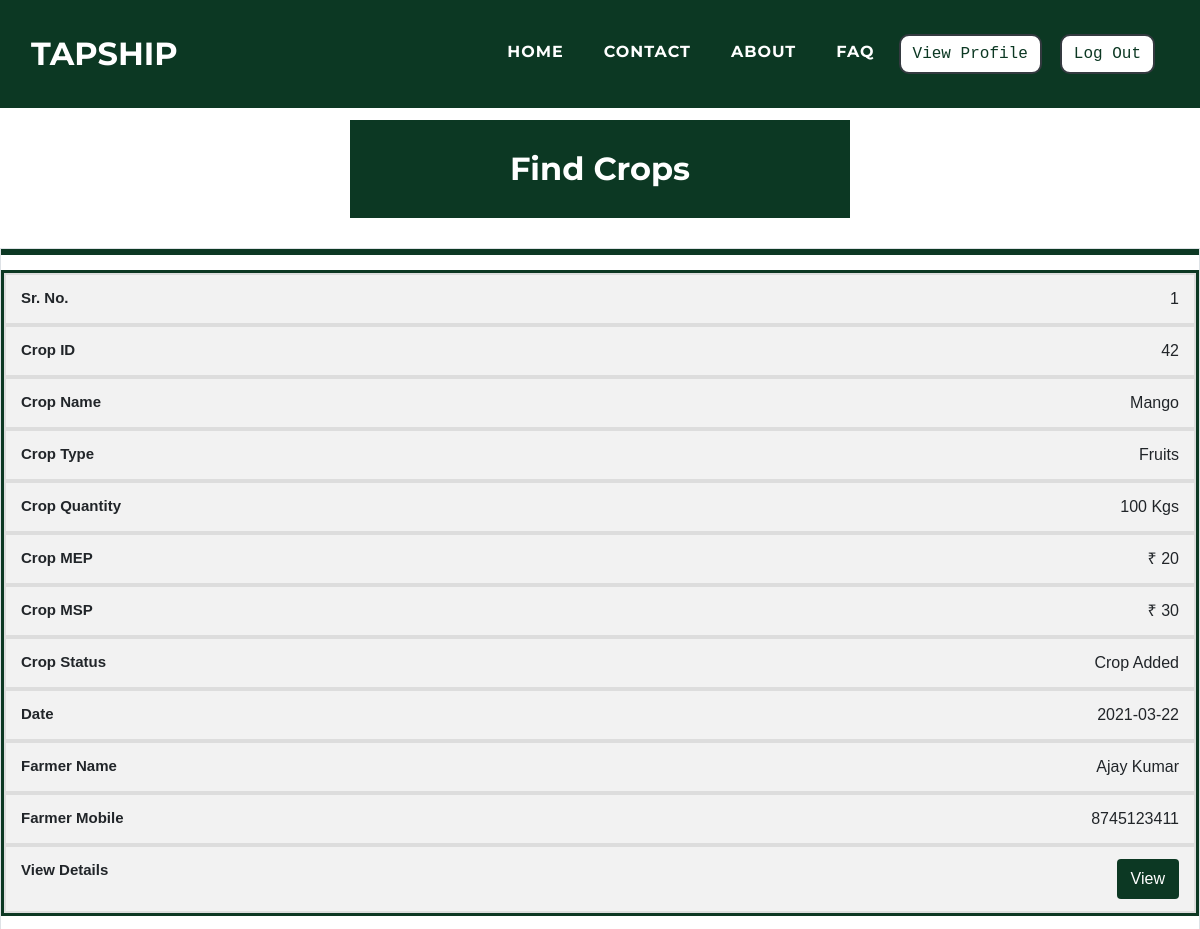
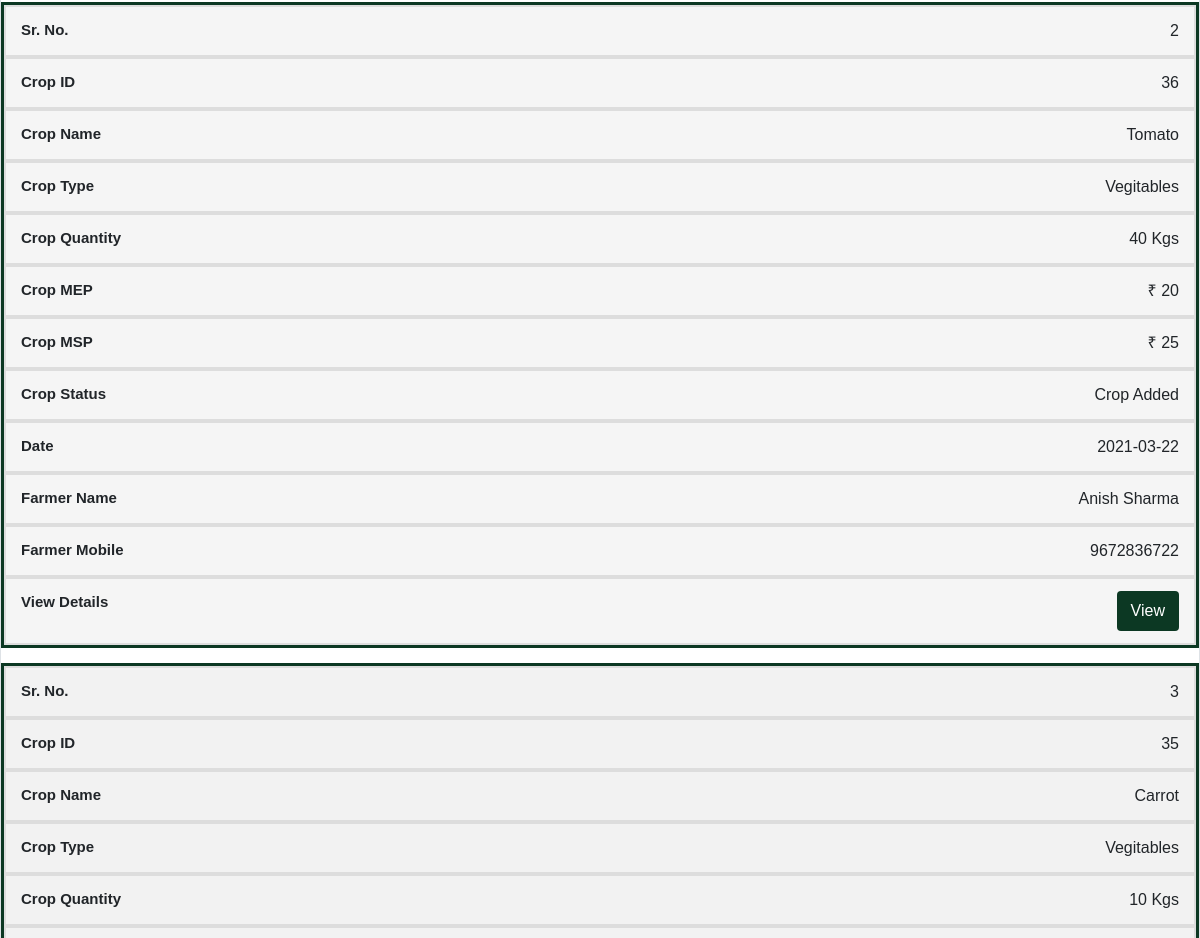
/customers/findcrop.php (signed in, upper part), run on an earlier commit of the app's database (2 pictures, top to bottom).
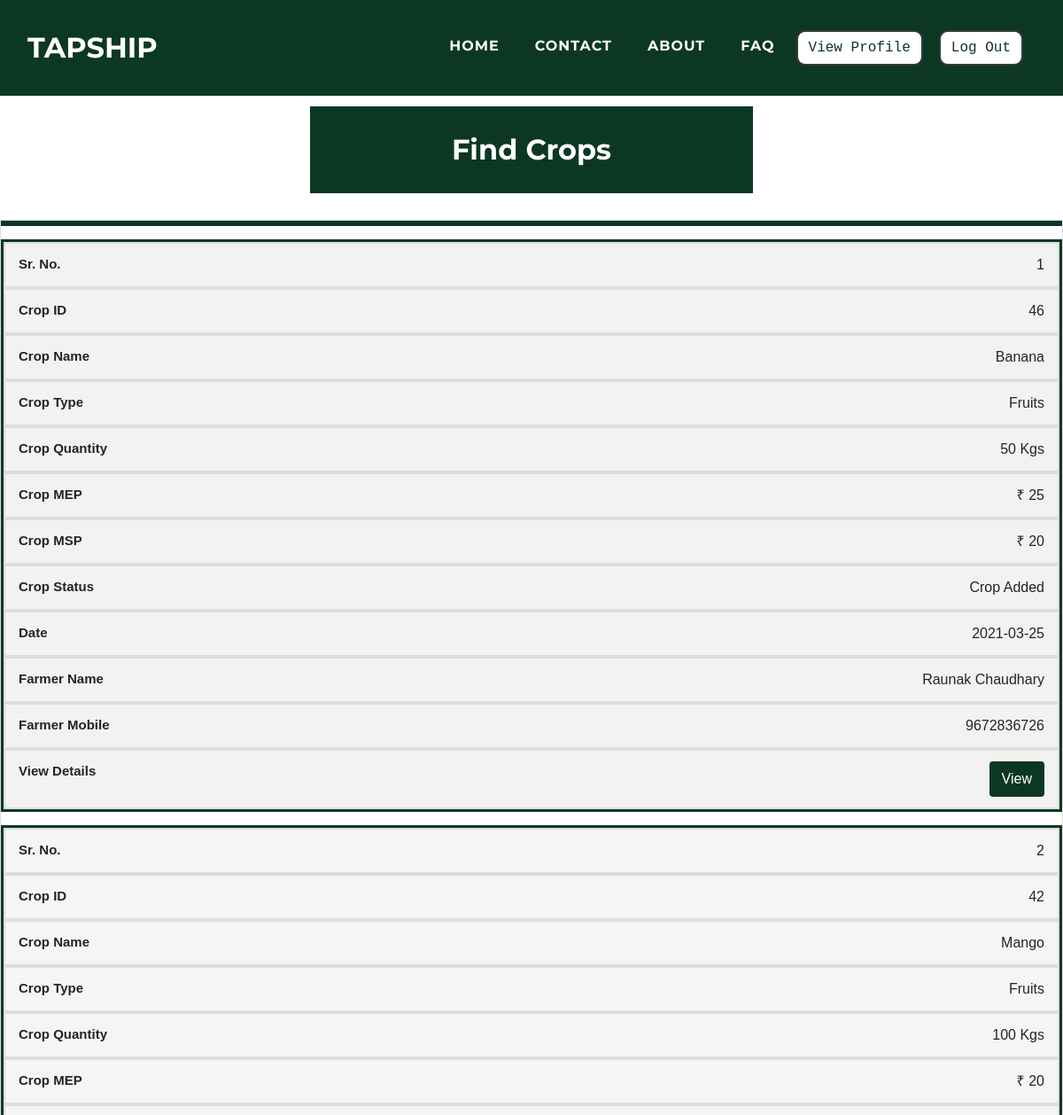
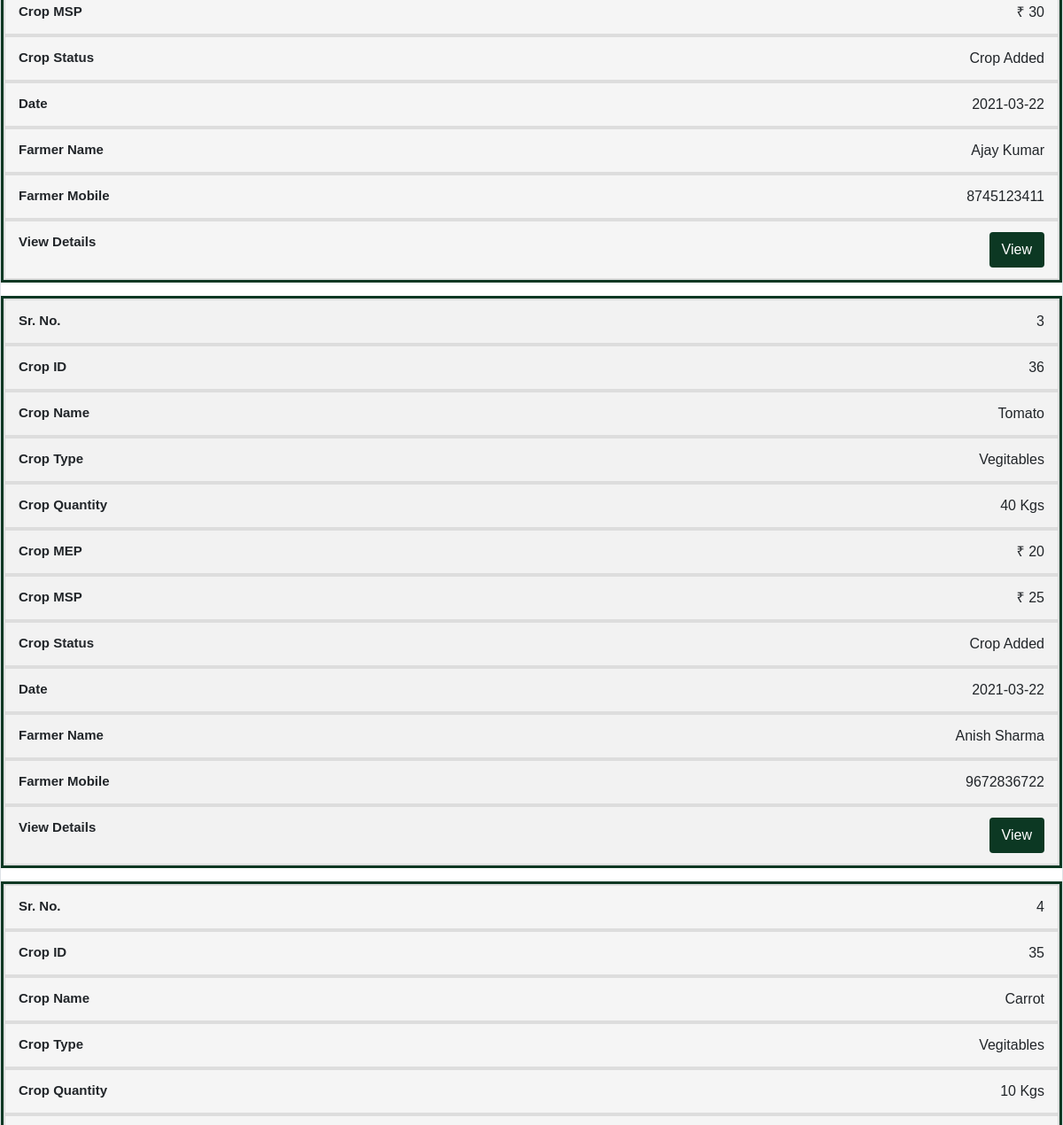
And on a later commit of the database (2 pictures, top to bottom).
### tables this page shows
CREATE TABLE `cropsale` (
  `cr_id` int(11) NOT NULL,
  `cr_f_mobile` varchar(10) NOT NULL,
  `cr_cro_id` int(11) NOT NULL,
  `cr_quantity` varchar(10) NOT NULL,
  `cr_img1` varchar(500) NOT NULL,
  `cr_img2` varchar(500) NOT NULL,
  `cr_img3` varchar(500) NOT NULL,
  `cr_mep` varchar(10) NOT NULL,
  `cr_date` date NOT NULL,
  `cr_status` varchar(10) NOT NULL
);

CREATE TABLE `cropdetails` (
  `cro_id` int(11) NOT NULL,
  `cro_name` varchar(50) NOT NULL,
  `cro_type` varchar(25) NOT NULL,
  `cro_msp` float NOT NULL
);

### customers/findcrop.php (the view, shortened to what the changed rows need)
<?php
$res = $_SESSION["sessionid"];
$c_mobile = $res;
?>
<!DOCTYPE html>
<html>
<head>
    <link rel="stylesheet" href="../assets/bootstrap/css/bootstrap.min.css">
    <link rel="stylesheet" href="../assets/fonts/font-awesome.min.css">
    <link rel="stylesheet" href="../assets/fonts/ionicons.min.css">
    <link rel="stylesheet" href="../assets/css/Article-List.css">
    <link rel="stylesheet" href="../assets/css/Features-Boxed.css">
    <link rel="stylesheet" href="../assets/css/Footer-Dark.css">
    <link rel="stylesheet" href="../assets/css/Highlight-Blue.css">
    <link rel="stylesheet" href="https://cdnjs.cloudflare.com/ajax/libs/animate.css/3.5.2/animate.min.css">
    <link rel="stylesheet" href="https://cdnjs.cloudflare.com/ajax/libs/aos/2.2.0/aos.css">
    <link rel="stylesheet" href="../assets/css/Login-Form-Clean.css">
    <link rel="stylesheet" href="../assets/css/table-style.css" />
</head>
<body id="page-top">
    <div class="features-boxed">
        <div class="container-fluid" style="background: #ffffff;">
            <div class="intro" style="background: #0c3823;margin-top: 120px;margin-bottom: 30px;">
                <h2 class="text-center" data-aos="fade" style="color: rgb(255,255,255);padding: 30px;margin-bottom: 0px;">Find Crops</h2>
            </div>
        </div>
    </div>
    <table id="tabledata" class=" table table-striped table-hover table-bordered">
        <?php
        $con = mysqli_connect('localhost', 'root');
        mysqli_select_db($con, 'tapship');
        $q = "SELECT CD.cro_name, CD.cro_type, CD.cro_msp, CS.cr_id, CS.cr_quantity, CS.cr_mep, CS.cr_date, CS.cr_status, f.f_name, f.f_mobile
 FROM cropdetails CD, cropsale CS, farmer f  where CD.cro_id=CS.cr_cro_id AND f.f_mobile=CS.cr_f_mobile AND cs.cr_status IN (0,1) AND (SELECT count(cb_id) from cropbid cb WHERE cb.cb_c_mobile = $c_mobile AND cb.cb_cr_id = cs.cr_id)=0
 ORDER BY CS.cr_id DESC";
        $query = mysqli_query($con, $q);
        $c = 1;
        while ($res = mysqli_fetch_array($query)) {
        ?>
            <tr class="text-center">
                <td data-label="Sr. No."> <?php echo $c;
                                            $c += 1 ?> </td>
                <td data-label="Crop ID"> <?php echo $res['cr_id']; ?> </td>
                <td data-label="Crop Name"> <?php echo $res['cro_name'];  ?> </td>
                <td data-label="Crop Type"> <?php echo $res['cro_type'];  ?> </td>
                <td data-label="Crop Quantity"> <?php echo $res['cr_quantity'], ' Kgs';  ?> </td>
                <td data-label="Crop MEP"> <?php echo '₹ ', $res['cr_mep'];  ?> </td>
                <td data-label="Crop MSP"> <?php echo '₹ ', $res['cro_msp'];  ?> </td>
                <td data-label="Crop Status"> <?php if ($res['cr_status'] == "0") {
                                                    echo "Crop Added";
                                                } else if ($res['cr_status'] == "1") {
                                                    echo "Bidding";
                                                } else if ($res['cr_status'] == "2") {
                                                    echo "Bid Accepeted";
                                                } else if ($res['cr_status'] == "3") {
                                                    echo "Payment Done";
                                                } else if ($res['cr_status'] == "4") {
                                                    echo "Payment Confirmed";
                                                } else if ($res['cr_status'] == "5") {
                                                    echo "Self Transport Selected";
                                                } else if ($res['cr_status'] == "6") {
                                                    echo "Tapship Delivery Selected";
                                                } else if ($res['cr_status'] == "7") {
                                                    echo "Tapship Delivery Bidding";
                                                } else if ($res['cr_status'] == "8") {
                                                    echo "Tapship Delivery Selected";
                                                } else if ($res['cr_status'] == "9") {
                                                    echo "Farmer Pickup conformed";
                                                } else if ($res['cr_status'] == "10") {
                                                    echo "Driver Pickup Conformed";
                                                } else if ($res['cr_status'] == "11") {
                                                    echo "Customer Delivery Conformed";
                                                } else if ($res['cr_status'] == "12") {
                                                    echo "Deal Over";
                                                } ?> </td>
                <td data-label="Date"> <?php echo $res['cr_date'];  ?> </td>
                <td data-label="Farmer Name"> <?php echo $res['f_name'];  ?> </td>
                <td data-label="Farmer Mobile"> <?php echo $res['f_mobile'];  ?> </td>
                <td data-label="View Details"> <button class="btn" style="background-color:#0c3823;"> <a href="viewcrop.php?cr_id=<?php echo $res['cr_id']; ?>" class="text-white"> View </a> </button> </td>
            </tr>
        <?php
        }
        ?>
    </table>
</body>
</html>

What changed in the data, as far as the page shows it:
now on this page (row edited): cropsale: cr_id "46", cr_cro.cro_name "Banana", cr_cro.cro_type "Fruits", cr_quantity "50", cr_mep "25", cr_cro.cro_msp "20", cr_status "Crop Added", cr_date "2021-03-25", f_name "Raunak Chaudhary", f_mobile "9672836726"
